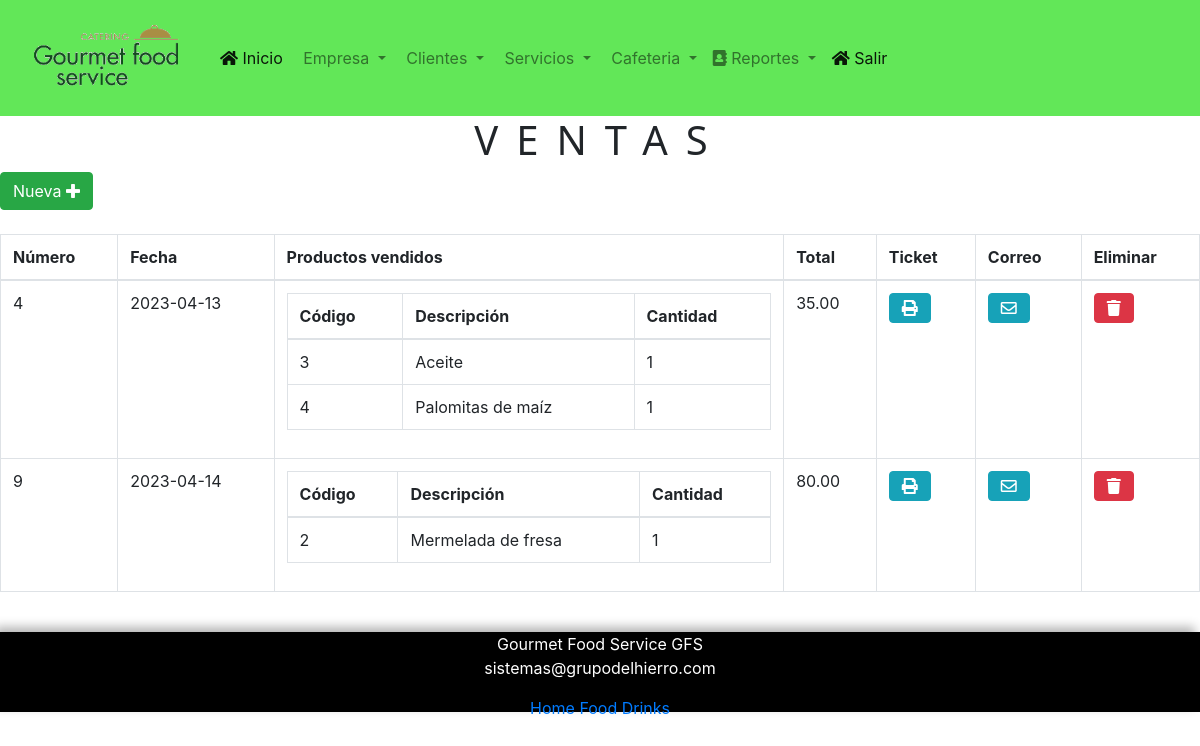
Page /ventas.php on the committed database.
### tables this page shows
CREATE TABLE `ventas` (
  `id` bigint(20) UNSIGNED NOT NULL,
  `id_cliente` int(20) NOT NULL,
  `fecha` date NOT NULL,
  `total` decimal(7,2) DEFAULT NULL
);

### ventas.php (the view, shortened to what this page needs)
<?php
include_once "base_de_datos.php";
$sentencia = $base_de_datos->query("SELECT ventas.total, ventas.fecha, ventas.id, GROUP_CONCAT(	productos.codigo, '..',  productos.descripcion, '..', productos_vendidos.cantidad SEPARATOR '__') AS productos FROM ventas INNER JOIN productos_vendidos ON productos_vendidos.id_venta = ventas.id INNER JOIN productos ON productos.id = productos_vendidos.id_producto GROUP BY ventas.id ORDER BY ventas.id;");
$ventas = $sentencia->fetchAll(PDO::FETCH_OBJ);
?>
<link rel="stylesheet" href="css/estilos.css">
    <head>
   <link rel="stylesheet" href="./css/fontawesome-all.min.css">
    <link rel="stylesheet" href="catering/sis/bootstrap/css/bootstrap.min.css">
<nav class="navbar navbar-expand-lg navbar-light "style="background-color: #62e758;" >
      <a class="navbar-brand"><img src="logo2.png" height="90px" width="180px;" /></a>
         <div id="my-nav" class="collapse navbar-collapse">
             <ul class="navbar-nav mr-auto">
                 <li class="nav-item active">
                     <a class="nav-link" href="catering/sis/principal.php"><i class="fas fa-home"></i> Inicio <span class="sr-only">(current)</span></a>
                 </li>
                 <li class="nav-item dropdown">
                <a class="nav-link dropdown-toggle" href="#" id="navbardrop" data-toggle="dropdown">
                       <i class="fas fa-school"></i> Empresa
                    </a>
                    </li>
                    <li class="nav-item dropdown">
                <a class="nav-link dropdown-toggle" href="#" id="navbardrop" data-toggle="dropdown">
                       <i class="fas fa-school"></i> Clientes
                    </a>
                    </li>
                 <li class="nav-item dropdown">
                <a class="nav-link dropdown-toggle" href="#" id="navbardrop" data-toggle="dropdown">
                       <i class="fas fa-school"></i> Servicios
                    </a>
                    </li>
                    <li class="nav-item dropdown">
                <a class="nav-link dropdown-toggle" href="#" id="navbardrop" data-toggle="dropdown">
                       <i class="fas fa-school"></i> Cafeteria
                    </a>
                    </li>
                    <li class="nav-item dropdown">
                <a class="nav-link dropdown-toggle" href="#" id="navbardrop" data-toggle="dropdown">
                       <i class="fas fa-address-book"></i> Reportes
                    </a>
                    </li>
                    <li class="nav-item active">
                     <a class="nav-link" href="catering/sis/salir.php"><i class="fas fa-home"></i> Salir <span class="sr-only">(current)</span></a>
                 </li>
             </ul>
         </div>
</nav>
	<div class="col-xs-12">
		<h1>Ventas</h1>
		<div>
			<a class="btn btn-success" href="./vender.php">Nueva <i class="fa fa-plus"></i></a>
		</div>
		<br>
		<table class="table table-bordered">
			<thead>
				<tr>
					<th>Número</th>
					<th>Fecha</th>
					<th>Productos vendidos</th>
					<th>Total</th>
					<th>Ticket</th>
                    <th>Correo</th>
					<th>Eliminar</th>
				</tr>
			</thead>
			<tbody>
				<?php foreach($ventas as $venta){ ?>
				<tr>
					<td><?php echo $venta->id ?></td>
					<td><?php echo $venta->fecha ?></td>
					<td>
						<table class="table table-bordered">
							<thead>
								<tr>
									<th>Código</th>
									<th>Descripción</th>
									<th>Cantidad</th>
								</tr>
							</thead>
							<tbody>
								<?php foreach(explode("__", $venta->productos) as $productosConcatenados){
								$producto = explode("..", $productosConcatenados)
								?>
								<tr>
									<td><?php echo $producto[0] ?></td>
									<td><?php echo $producto[1] ?></td>
									<td><?php echo $producto[2] ?></td>
								</tr>
								<?php } ?>
							</tbody>
						</table>
					</td>
					<td><?php echo $venta->total ?></td>
					<td><a class="btn btn-info" href="<?php echo "imprimirTicket.php?id=" . $venta->id?>"><i class="fa fa-print"></i></a></td>
					<td><a class="btn btn-info" href="<?php echo "correo.php?id=" . $venta->id?>"><i class="far fa-envelope"></i></a></td>
					<td><a class="btn btn-danger" href="<?php echo "eliminarVenta.php?id=" . $venta->id."&cantidad=".$producto[2]?>"><i class="fa fa-trash"></i></a></td>
				</tr>
				<?php } ?>
			</tbody>
		</table>
	</div>
<?php include_once "pie.php" ?>

### catering/sis/css/estilos.css (style rules this page uses)
* { padding: 0px; margin: 0px; }
h1 { letter-spacing: 1.5vw; font-family: 'system-ui'; text-transform: uppercase; text-align: center; }

### rows in the picture
ventas: id "4", fecha "2023-04-13", producto "3", producto "Aceite", producto "1", producto "4", producto "Palomitas de maíz", total "35.00"
ventas: id "9", fecha "2023-04-14", producto "2", producto "Mermelada de fresa", producto "1", total "80.00"
